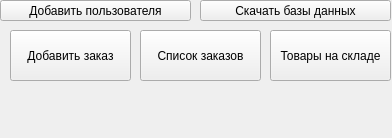
<?xml version="1.0" encoding="UTF-8"?>
<ui version="4.0">
 <class>MainWindow</class>
 <widget class="QMainWindow" name="MainWindow">
  <property name="geometry">
   <rect>
    <x>0</x>
    <y>0</y>
    <width>392</width>
    <height>138</height>
   </rect>
  </property>
  <property name="windowTitle">
   <string>MainWindow</string>
  </property>
  <widget class="QWidget" name="centralwidget">
   <widget class="QPushButton" name="order_button">
    <property name="geometry">
     <rect>
      <x>10</x>
      <y>30</y>
      <width>121</width>
      <height>51</height>
     </rect>
    </property>
    <property name="text">
     <string>Добавить заказ</string>
    </property>
   </widget>
   <widget class="QPushButton" name="orders_button">
    <property name="geometry">
     <rect>
      <x>140</x>
      <y>30</y>
      <width>121</width>
      <height>51</height>
     </rect>
    </property>
    <property name="text">
     <string>Список заказов</string>
    </property>
   </widget>
   <widget class="QPushButton" name="goods_button">
    <property name="geometry">
     <rect>
      <x>270</x>
      <y>30</y>
      <width>121</width>
      <height>51</height>
     </rect>
    </property>
    <property name="text">
     <string>Товары на складе</string>
    </property>
   </widget>
   <widget class="QPushButton" name="reg_menu">
    <property name="geometry">
     <rect>
      <x>0</x>
      <y>0</y>
      <width>191</width>
      <height>21</height>
     </rect>
    </property>
    <property name="text">
     <string>Добавить пользователя</string>
    </property>
   </widget>
   <widget class="QPushButton" name="bases_menu">
    <property name="geometry">
     <rect>
      <x>200</x>
      <y>0</y>
      <width>191</width>
      <height>21</height>
     </rect>
    </property>
    <property name="text">
     <string>Скачать базы данных</string>
    </property>
   </widget>
  </widget>
 </widget>
 <resources/>
 <connections/>
</ui>
